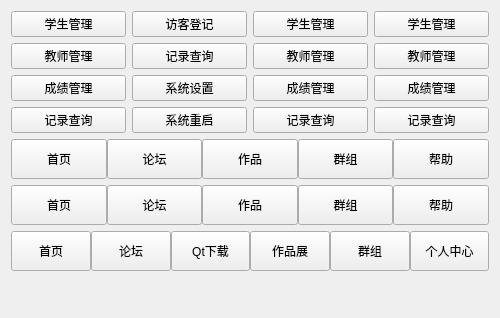
<?xml version="1.0" encoding="UTF-8"?>
<ui version="4.0">
 <class>FrmNavigationButton</class>
 <widget class="QWidget" name="FrmNavigationButton">
  <property name="geometry">
   <rect>
    <x>0</x>
    <y>0</y>
    <width>500</width>
    <height>318</height>
   </rect>
  </property>
  <property name="minimumSize">
   <size>
    <width>500</width>
    <height>0</height>
   </size>
  </property>
  <property name="maximumSize">
   <size>
    <width>500</width>
    <height>16777215</height>
   </size>
  </property>
  <property name="windowTitle">
   <string>Form</string>
  </property>
  <property name="styleSheet">
   <string notr="true"/>
  </property>
  <layout class="QGridLayout" name="gridLayout">
   <item row="3" column="0" colspan="4">
    <widget class="QWidget" name="widgetNav7" native="true">
     <property name="minimumSize">
      <size>
       <width>0</width>
       <height>40</height>
      </size>
     </property>
     <property name="maximumSize">
      <size>
       <width>16777215</width>
       <height>40</height>
      </size>
     </property>
     <layout class="QHBoxLayout" name="horizontalLayout_2">
      <property name="spacing">
       <number>0</number>
      </property>
      <property name="leftMargin">
       <number>0</number>
      </property>
      <property name="topMargin">
       <number>0</number>
      </property>
      <property name="rightMargin">
       <number>0</number>
      </property>
      <property name="bottomMargin">
       <number>0</number>
      </property>
      <item>
       <widget class="QExtNavigationButton" name="navButton71">
        <property name="sizePolicy">
         <sizepolicy hsizetype="Minimum" vsizetype="Expanding">
          <horstretch>0</horstretch>
          <verstretch>0</verstretch>
         </sizepolicy>
        </property>
        <property name="text">
         <string>首页</string>
        </property>
       </widget>
      </item>
      <item>
       <widget class="QExtNavigationButton" name="navButton72">
        <property name="sizePolicy">
         <sizepolicy hsizetype="Minimum" vsizetype="Expanding">
          <horstretch>0</horstretch>
          <verstretch>0</verstretch>
         </sizepolicy>
        </property>
        <property name="text">
         <string>论坛</string>
        </property>
       </widget>
      </item>
      <item>
       <widget class="QExtNavigationButton" name="navButton73">
        <property name="sizePolicy">
         <sizepolicy hsizetype="Minimum" vsizetype="Expanding">
          <horstretch>0</horstretch>
          <verstretch>0</verstretch>
         </sizepolicy>
        </property>
        <property name="text">
         <string>Qt下载</string>
        </property>
       </widget>
      </item>
      <item>
       <widget class="QExtNavigationButton" name="navButton74">
        <property name="sizePolicy">
         <sizepolicy hsizetype="Minimum" vsizetype="Expanding">
          <horstretch>0</horstretch>
          <verstretch>0</verstretch>
         </sizepolicy>
        </property>
        <property name="text">
         <string>作品展</string>
        </property>
       </widget>
      </item>
      <item>
       <widget class="QExtNavigationButton" name="navButton75">
        <property name="sizePolicy">
         <sizepolicy hsizetype="Minimum" vsizetype="Expanding">
          <horstretch>0</horstretch>
          <verstretch>0</verstretch>
         </sizepolicy>
        </property>
        <property name="text">
         <string>群组</string>
        </property>
       </widget>
      </item>
      <item>
       <widget class="QExtNavigationButton" name="navButton76">
        <property name="sizePolicy">
         <sizepolicy hsizetype="Minimum" vsizetype="Expanding">
          <horstretch>0</horstretch>
          <verstretch>0</verstretch>
         </sizepolicy>
        </property>
        <property name="text">
         <string>个人中心</string>
        </property>
       </widget>
      </item>
     </layout>
    </widget>
   </item>
   <item row="0" column="0">
    <widget class="QWidget" name="widgetNav1" native="true">
     <layout class="QVBoxLayout" name="verticalLayout">
      <property name="leftMargin">
       <number>0</number>
      </property>
      <property name="topMargin">
       <number>0</number>
      </property>
      <property name="rightMargin">
       <number>0</number>
      </property>
      <property name="bottomMargin">
       <number>0</number>
      </property>
      <item>
       <widget class="QExtNavigationButton" name="navButton11">
        <property name="text">
         <string>学生管理</string>
        </property>
       </widget>
      </item>
      <item>
       <widget class="QExtNavigationButton" name="navButton12">
        <property name="text">
         <string>教师管理</string>
        </property>
       </widget>
      </item>
      <item>
       <widget class="QExtNavigationButton" name="navButton13">
        <property name="text">
         <string>成绩管理</string>
        </property>
       </widget>
      </item>
      <item>
       <widget class="QExtNavigationButton" name="navButton14">
        <property name="text">
         <string>记录查询</string>
        </property>
       </widget>
      </item>
     </layout>
    </widget>
   </item>
   <item row="0" column="1">
    <widget class="QWidget" name="widgetNav2" native="true">
     <layout class="QVBoxLayout" name="verticalLayout_2">
      <property name="leftMargin">
       <number>0</number>
      </property>
      <property name="topMargin">
       <number>0</number>
      </property>
      <property name="rightMargin">
       <number>0</number>
      </property>
      <property name="bottomMargin">
       <number>0</number>
      </property>
      <item>
       <widget class="QExtNavigationButton" name="navButton21">
        <property name="text">
         <string>访客登记</string>
        </property>
       </widget>
      </item>
      <item>
       <widget class="QExtNavigationButton" name="navButton22">
        <property name="text">
         <string>记录查询</string>
        </property>
       </widget>
      </item>
      <item>
       <widget class="QExtNavigationButton" name="navButton23">
        <property name="text">
         <string>系统设置</string>
        </property>
       </widget>
      </item>
      <item>
       <widget class="QExtNavigationButton" name="navButton24">
        <property name="text">
         <string>系统重启</string>
        </property>
       </widget>
      </item>
     </layout>
    </widget>
   </item>
   <item row="1" column="0" colspan="4">
    <widget class="QWidget" name="widgetNav5" native="true">
     <property name="minimumSize">
      <size>
       <width>0</width>
       <height>40</height>
      </size>
     </property>
     <property name="maximumSize">
      <size>
       <width>16777215</width>
       <height>40</height>
      </size>
     </property>
     <layout class="QHBoxLayout" name="horizontalLayout">
      <property name="spacing">
       <number>0</number>
      </property>
      <property name="leftMargin">
       <number>0</number>
      </property>
      <property name="topMargin">
       <number>0</number>
      </property>
      <property name="rightMargin">
       <number>0</number>
      </property>
      <property name="bottomMargin">
       <number>0</number>
      </property>
      <item>
       <widget class="QExtNavigationButton" name="navButton51">
        <property name="sizePolicy">
         <sizepolicy hsizetype="Minimum" vsizetype="Expanding">
          <horstretch>0</horstretch>
          <verstretch>0</verstretch>
         </sizepolicy>
        </property>
        <property name="text">
         <string>首页</string>
        </property>
       </widget>
      </item>
      <item>
       <widget class="QExtNavigationButton" name="navButton52">
        <property name="sizePolicy">
         <sizepolicy hsizetype="Minimum" vsizetype="Expanding">
          <horstretch>0</horstretch>
          <verstretch>0</verstretch>
         </sizepolicy>
        </property>
        <property name="text">
         <string>论坛</string>
        </property>
       </widget>
      </item>
      <item>
       <widget class="QExtNavigationButton" name="navButton53">
        <property name="sizePolicy">
         <sizepolicy hsizetype="Minimum" vsizetype="Expanding">
          <horstretch>0</horstretch>
          <verstretch>0</verstretch>
         </sizepolicy>
        </property>
        <property name="text">
         <string>作品</string>
        </property>
       </widget>
      </item>
      <item>
       <widget class="QExtNavigationButton" name="navButton54">
        <property name="sizePolicy">
         <sizepolicy hsizetype="Minimum" vsizetype="Expanding">
          <horstretch>0</horstretch>
          <verstretch>0</verstretch>
         </sizepolicy>
        </property>
        <property name="text">
         <string>群组</string>
        </property>
       </widget>
      </item>
      <item>
       <widget class="QExtNavigationButton" name="navButton55">
        <property name="sizePolicy">
         <sizepolicy hsizetype="Minimum" vsizetype="Expanding">
          <horstretch>0</horstretch>
          <verstretch>0</verstretch>
         </sizepolicy>
        </property>
        <property name="text">
         <string>帮助</string>
        </property>
       </widget>
      </item>
     </layout>
    </widget>
   </item>
   <item row="2" column="0" colspan="4">
    <widget class="QWidget" name="widgetNav6" native="true">
     <property name="minimumSize">
      <size>
       <width>0</width>
       <height>40</height>
      </size>
     </property>
     <property name="maximumSize">
      <size>
       <width>16777215</width>
       <height>40</height>
      </size>
     </property>
     <layout class="QHBoxLayout" name="horizontalLayout_3">
      <property name="spacing">
       <number>0</number>
      </property>
      <property name="leftMargin">
       <number>0</number>
      </property>
      <property name="topMargin">
       <number>0</number>
      </property>
      <property name="rightMargin">
       <number>0</number>
      </property>
      <property name="bottomMargin">
       <number>0</number>
      </property>
      <item>
       <widget class="QExtNavigationButton" name="navButton61">
        <property name="sizePolicy">
         <sizepolicy hsizetype="Minimum" vsizetype="Expanding">
          <horstretch>0</horstretch>
          <verstretch>0</verstretch>
         </sizepolicy>
        </property>
        <property name="text">
         <string>首页</string>
        </property>
       </widget>
      </item>
      <item>
       <widget class="QExtNavigationButton" name="navButton62">
        <property name="sizePolicy">
         <sizepolicy hsizetype="Minimum" vsizetype="Expanding">
          <horstretch>0</horstretch>
          <verstretch>0</verstretch>
         </sizepolicy>
        </property>
        <property name="text">
         <string>论坛</string>
        </property>
       </widget>
      </item>
      <item>
       <widget class="QExtNavigationButton" name="navButton63">
        <property name="sizePolicy">
         <sizepolicy hsizetype="Minimum" vsizetype="Expanding">
          <horstretch>0</horstretch>
          <verstretch>0</verstretch>
         </sizepolicy>
        </property>
        <property name="text">
         <string>作品</string>
        </property>
       </widget>
      </item>
      <item>
       <widget class="QExtNavigationButton" name="navButton64">
        <property name="sizePolicy">
         <sizepolicy hsizetype="Minimum" vsizetype="Expanding">
          <horstretch>0</horstretch>
          <verstretch>0</verstretch>
         </sizepolicy>
        </property>
        <property name="text">
         <string>群组</string>
        </property>
       </widget>
      </item>
      <item>
       <widget class="QExtNavigationButton" name="navButton65">
        <property name="sizePolicy">
         <sizepolicy hsizetype="Minimum" vsizetype="Expanding">
          <horstretch>0</horstretch>
          <verstretch>0</verstretch>
         </sizepolicy>
        </property>
        <property name="text">
         <string>帮助</string>
        </property>
       </widget>
      </item>
     </layout>
    </widget>
   </item>
   <item row="0" column="2">
    <widget class="QWidget" name="widgetNav3" native="true">
     <layout class="QVBoxLayout" name="verticalLayout_3">
      <property name="spacing">
       <number>6</number>
      </property>
      <property name="leftMargin">
       <number>0</number>
      </property>
      <property name="topMargin">
       <number>0</number>
      </property>
      <property name="rightMargin">
       <number>0</number>
      </property>
      <property name="bottomMargin">
       <number>0</number>
      </property>
      <item>
       <widget class="QExtNavigationButton" name="navButton31">
        <property name="text">
         <string>学生管理</string>
        </property>
       </widget>
      </item>
      <item>
       <widget class="QExtNavigationButton" name="navButton32">
        <property name="text">
         <string>教师管理</string>
        </property>
       </widget>
      </item>
      <item>
       <widget class="QExtNavigationButton" name="navButton33">
        <property name="text">
         <string>成绩管理</string>
        </property>
       </widget>
      </item>
      <item>
       <widget class="QExtNavigationButton" name="navButton34">
        <property name="text">
         <string>记录查询</string>
        </property>
       </widget>
      </item>
     </layout>
    </widget>
   </item>
   <item row="0" column="3">
    <widget class="QWidget" name="widgetNav4" native="true">
     <layout class="QVBoxLayout" name="verticalLayout_4">
      <property name="leftMargin">
       <number>0</number>
      </property>
      <property name="topMargin">
       <number>0</number>
      </property>
      <property name="rightMargin">
       <number>0</number>
      </property>
      <property name="bottomMargin">
       <number>0</number>
      </property>
      <item>
       <widget class="QExtNavigationButton" name="navButton41">
        <property name="text">
         <string>学生管理</string>
        </property>
       </widget>
      </item>
      <item>
       <widget class="QExtNavigationButton" name="navButton42">
        <property name="text">
         <string>教师管理</string>
        </property>
       </widget>
      </item>
      <item>
       <widget class="QExtNavigationButton" name="navButton43">
        <property name="text">
         <string>成绩管理</string>
        </property>
       </widget>
      </item>
      <item>
       <widget class="QExtNavigationButton" name="navButton44">
        <property name="text">
         <string>记录查询</string>
        </property>
       </widget>
      </item>
     </layout>
    </widget>
   </item>
   <item row="4" column="0" colspan="4">
    <spacer name="verticalSpacer">
     <property name="orientation">
      <enum>Qt::Vertical</enum>
     </property>
     <property name="sizeHint" stdset="0">
      <size>
       <width>20</width>
       <height>40</height>
      </size>
     </property>
    </spacer>
   </item>
  </layout>
 </widget>
 <customwidgets>
  <customwidget>
   <class>QExtNavigationButton</class>
   <extends>QPushButton</extends>
   <header location="global">qextNavigationButton.h</header>
  </customwidget>
 </customwidgets>
 <resources/>
 <connections/>
</ui>
